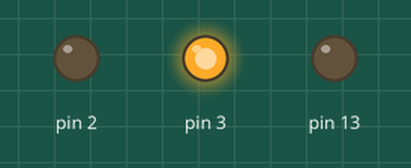
Simulated run of this sketch. Board: Arduino Uno, built with avr-gcc and run on an emulated ATmega328P. Shown: output pins drawn as LEDs (lit = HIGH).

Above: at 1.5 s.
At 3.05 s:
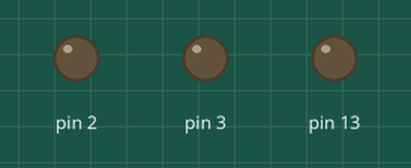
At 3.6 s:
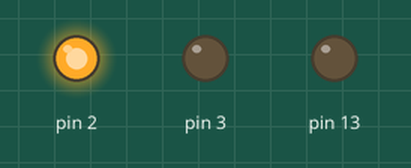
At 5.2 s:
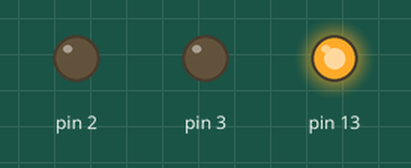
Timing chart, 0 to 8.2 s (numbered marks = the images above):
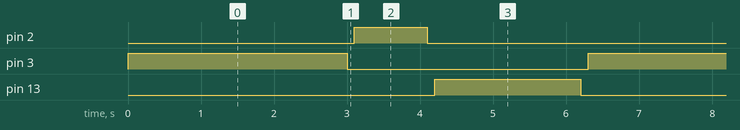

Measured:
- by itself, pin 2: alternates HIGH for 1.0 s and LOW for 5.3 s
- by itself, pin 3: alternates HIGH for 3.0 s and LOW for 3.3 s
- by itself, pin 13: alternates HIGH for 2.0 s and LOW for 4.3 s

The sketch:

sketch_jun25a.ino
```cpp
void setup() {
  pinMode(13, OUTPUT);
  pinMode(2, OUTPUT);
  pinMode(3, OUTPUT);
}

void green(int duration){
    digitalWrite(13, HIGH);
    delay(duration);
    digitalWrite(13, LOW);
    delay(100);
}

void yellow(int yellowlight){
    digitalWrite(2, HIGH);
    delay(yellowlight);
    digitalWrite(2, LOW);
    delay(100);
}

void red(int redlight){
    digitalWrite(3, HIGH);
    delay(redlight);
    digitalWrite(3, LOW);
    delay(100);
}

void loop() {
red(3000);
yellow(1000);
green(2000);
}
```
